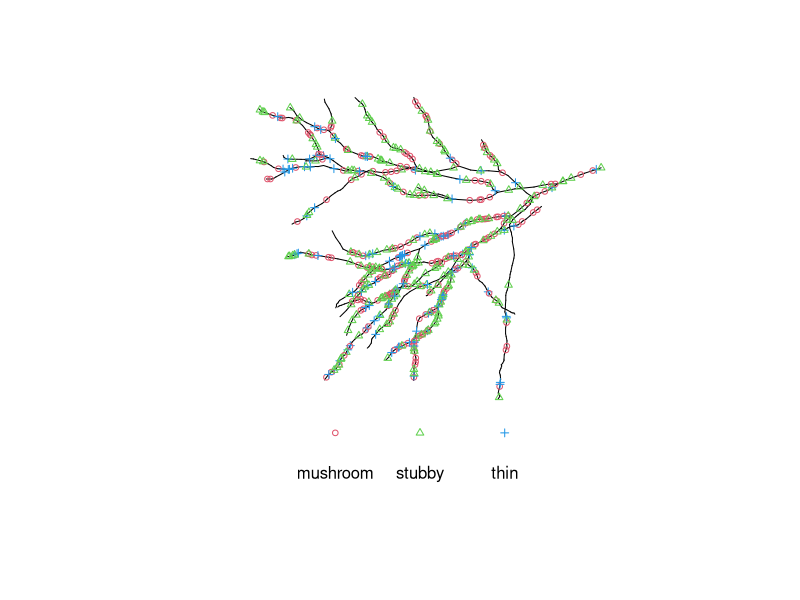

Generate this figure with R:
library(spatstat.data)


### Name: dendrite
### Title: Dendritic Spines Data
### Aliases: dendrite
### Keywords: datasets

### ** Examples

  if(require(spatstat)) {
plot(dendrite,leg.side="bottom", main="", cex=0.75, cols=2:4)
  }
